Frame 1 (no input): blank canvas, image omitted
Frame 60 (no input): blank canvas, image omitted
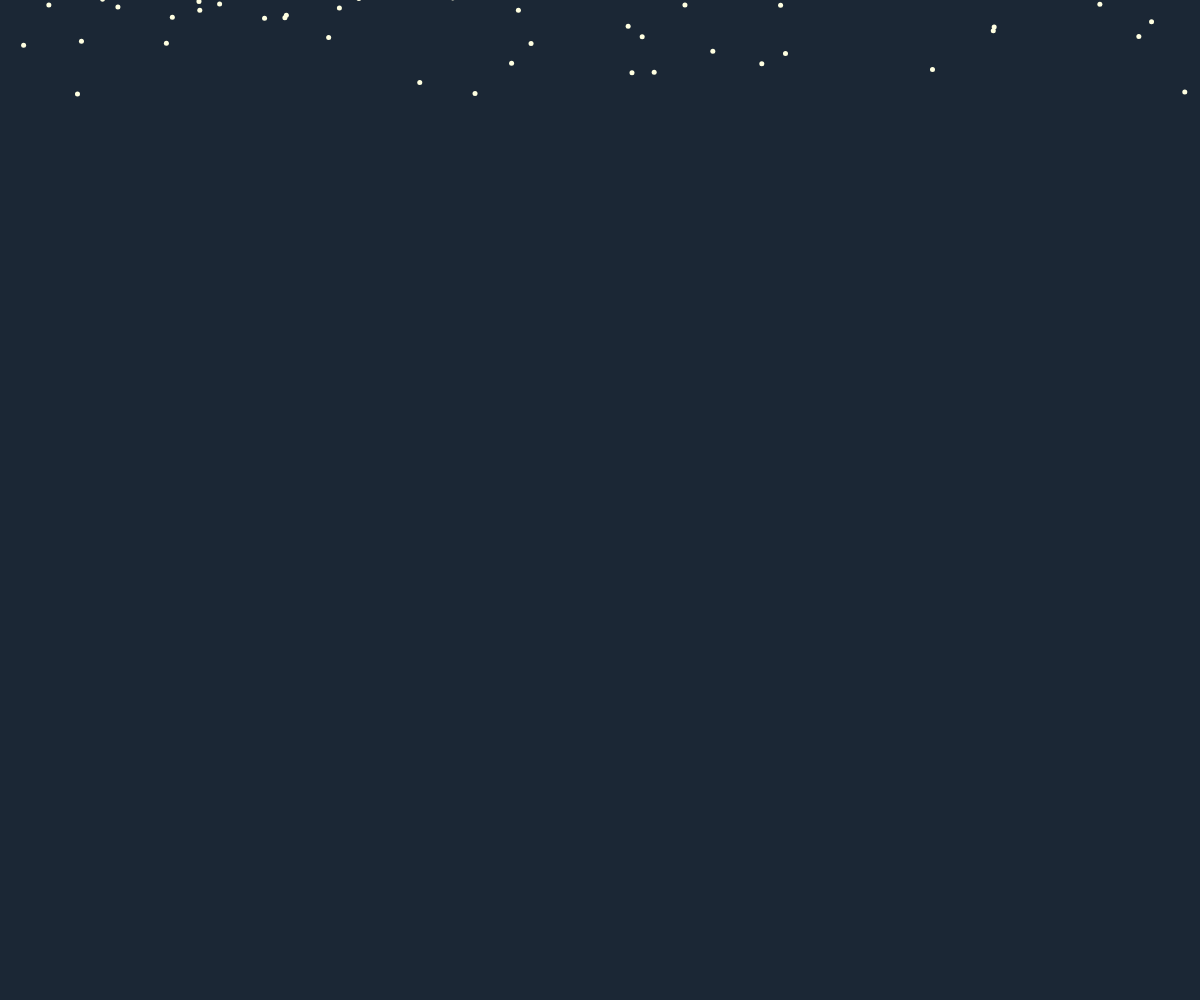
Frame 120 (the mouse pressed at the canvas centre since frame 60)

The p5.js sketch whose frames 1 and 60 were blank and that drew this single picture after the mouse press (run headless with seeded random() and noise() and a simulated clock; from frame 60 on, the mouse is pressed at the canvas centre):

// p5.js sketch
// ── sketch.js
var drops = [];

function setup() {
  var cnv = createCanvas(windowWidth , windowHeight);
  cnv.style('display', 'block');
  for (var i = 0; i < 500; i++) {
    drops[i] = new Drop();
  }
}

function draw() {
  background(27, 39, 53);
  for (var i = 0; i < drops.length; i++) {
    drops[i].fall();
    drops[i].show();
  }
}

function windowResized() {
  resizeCanvas(windowWidth, windowHeight);
}

// ── drop.js
function Drop() {
  this.x = random(width);
  this.y = random(-500, -50);
  this.z = random(0, 20);
  this.len = map(this.z, 0, 1, 1, 1);
  this.yspeed = map(this.z-0.8, 0, 10, 0.1, 0.5);

  this.fall = function() {
    this.y = this.y + this.yspeed;
    var grav = map(this.z, 0, 230, 0, 0.08);
    this.yspeed = this.yspeed + grav;

    if (this.y > height) {
      this.y = random(-200, -100);
      this.yspeed = map(this.z, 0, 20, 4, 10);
    }
  };

  this.show = function() {
    var thick = map(this.z, 0, 40, 5, 5);
    strokeWeight(thick);
    stroke(255, 255, 225);
    line(this.x, this.y, this.x, this.y);
  };
}
